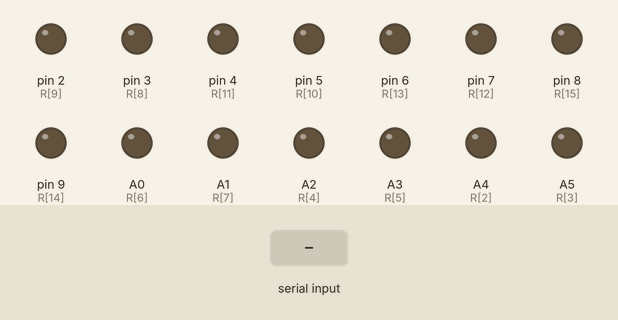
Recording of a sketch running on a simulated Arduino Nano, built with avr-gcc and run on an emulated ATmega328P. On the bench: output pins drawn as LEDs (lit = HIGH). The inputs (shaded band) are chosen by the test bench.

Above: at 1.2 s.
1.3 s: "t90\n" received over Serial
At 2.25 s:
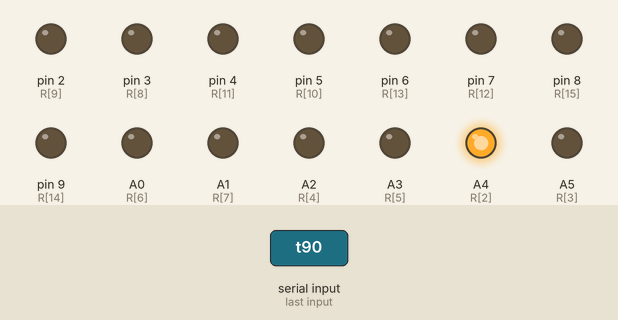
4.3 s: "1" received over Serial
At 6.3 s:
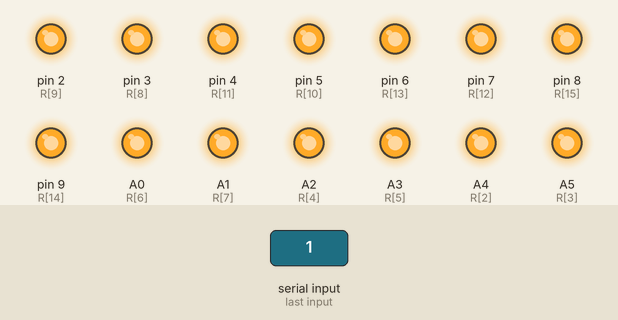
7.3 s: "t,45\n" received over Serial
At 8.4 s:
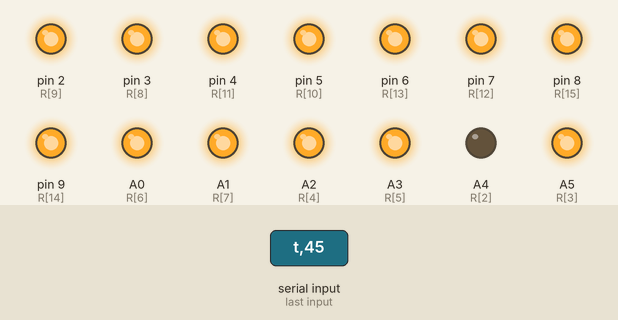
10.3 s: "t" received over Serial
At 12.15 s:
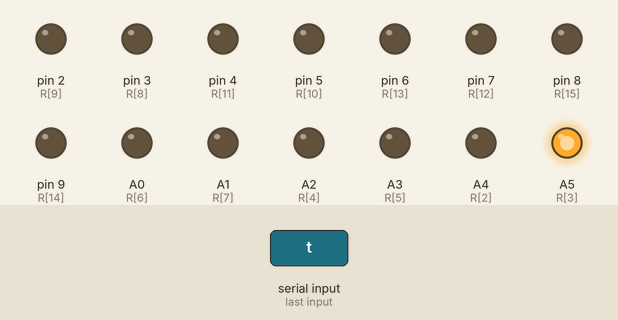
Timing chart, 0 to 14.3 s (numbered marks = the images above; inputs shaded):
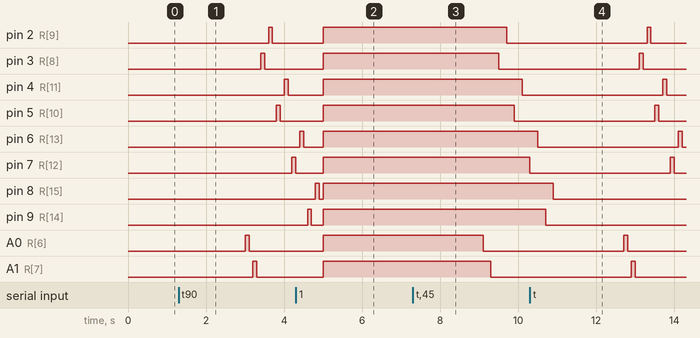

The sketch:

Shim_relays.ino
```cpp
int ch;
//               1   2   3   4   5   6   7   8   9  10 11 12 13 14 15 16
const int R[] = {A6, A7, A4, A5, A2, A3, A0, A1, 3, 2, 5, 4, 7, 6, 9, 8};

void setup() {
  Serial.begin(9600);
//  while (!Serial) {} // wait for serial port to connect

  for (int i=0; i<16; i++)
    pinMode(R[i], OUTPUT);

  disable_all();
}

void disable_all()
{
  for (int i=0; i<16; i++) {
    digitalWrite(R[i], LOW);
  }
}

void enable_all()
{
  for (int i=0; i<16; i++) {
    digitalWrite(R[i], HIGH);
  }
}

void loop() {
  while (Serial.available()) {
    // read user input
    char c = (char)Serial.read();

    // decide what to do with it
    switch (c) {
      case '0':
        disable_all();
        break;
      case '1':
        enable_all();
        break;
      case 'e':
        digitalWrite(R[Serial.parseInt()-1], HIGH);
        break;
      case 'd':
        digitalWrite(R[Serial.parseInt()-1], LOW);
        break;
      case 't':
        test_relays();
        break;
      case '?':
        Serial.print("Shim_relays v1.0 ready. Board C.\n");
        break;
    }
  }
}

void test_relays()
{
  delay(500);
  for (int i=0; i<16; i++) {
    digitalWrite(R[i], HIGH);
    delay(100);
    digitalWrite(R[i], LOW);
    delay(100);
  }
}
```

Measured:
- after the input at 1.3 s, pin 2 (R[9]): LOW → HIGH after 2.3 s, → LOW 0.10 s later; pin 3 (R[8]): LOW → HIGH after 2.1 s, → LOW 0.10 s later; pin 4 (R[11]): LOW → HIGH after 2.7 s, → LOW 0.10 s later; pin 5 (R[10]): LOW → HIGH after 2.5 s, → LOW 0.10 s later; pin 7 (R[12]): LOW → HIGH after 2.9 s
- after the input at 4.3 s, pin 2 (R[9]), pin 3 (R[8]), pin 4 (R[11]), pin 5 (R[10]), A0 (R[6]), A1 (R[7]), A2 (R[4]), A3 (R[5]), A4 (R[2]), A5 (R[3]): LOW → HIGH after 0.70 s
- after the input at 7.3 s, pin 2 (R[9]): HIGH → LOW after 2.4 s; pin 3 (R[8]): HIGH → LOW after 2.2 s; pin 4 (R[11]): HIGH → LOW after 2.8 s; pin 5 (R[10]): HIGH → LOW after 2.6 s; A0 (R[6]): HIGH → LOW after 1.8 s
- after the input at 10.3 s, pin 2 (R[9]): LOW → HIGH after 3.0 s, → LOW 0.10 s later; pin 3 (R[8]): LOW → HIGH after 2.8 s, → LOW 0.10 s later; pin 4 (R[11]): LOW → HIGH after 3.4 s, → LOW 0.10 s later; pin 5 (R[10]): LOW → HIGH after 3.2 s, → LOW 0.10 s later; A0 (R[6]): LOW → HIGH after 2.4 s, → LOW 0.10 s later
